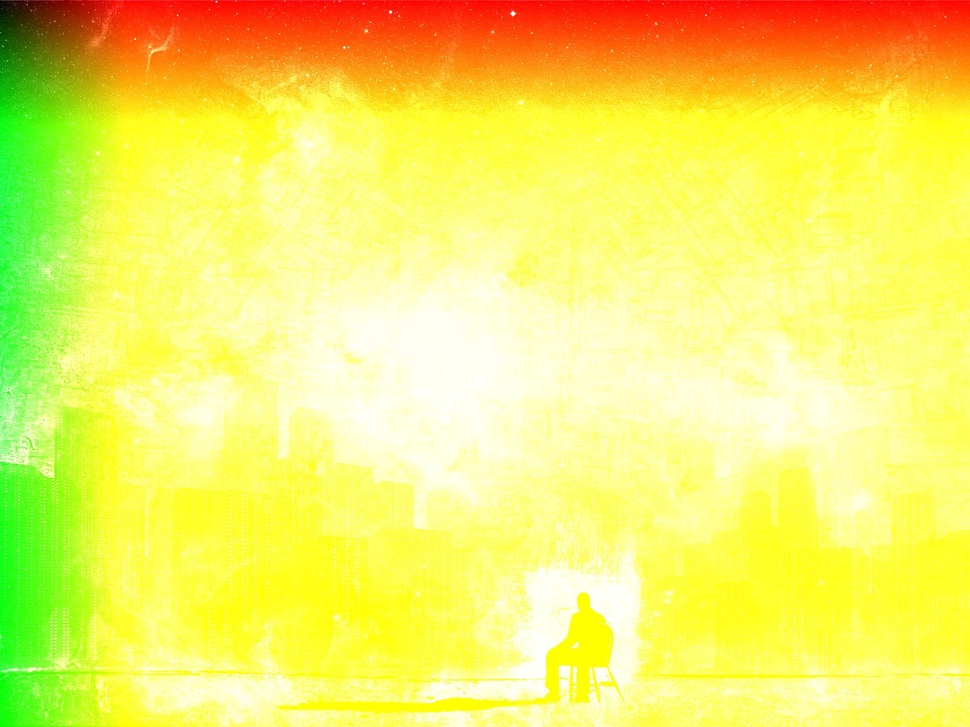
#> input picture OpenCl/CPU_gradient.jpg, 970 x 727 px, shrunk from 1920 x 1440 before the run
$ python grayscale_CPU.py CPU_gradient.jpg out.png   (Python 2 division)
#> lines starting #> are read from the running program, lines starting #| are printed output that depends on the picture
import sys
import Image
from time import time
#CPU Time: 0.221253871918 s,test.jpg 1920x1440
def main():
	if len(sys.argv) != 3:
		print "USAGE: " + sys.argv[0] + " <inputImageFile> <outputImageFile>"
		return 1

	# load image and convert to grayscale L = R * 299/1000 + G * 587/1000 + B * 114/1000
	gpu_start_time = time()
	im = Image.open(sys.argv[1]).convert('LA')
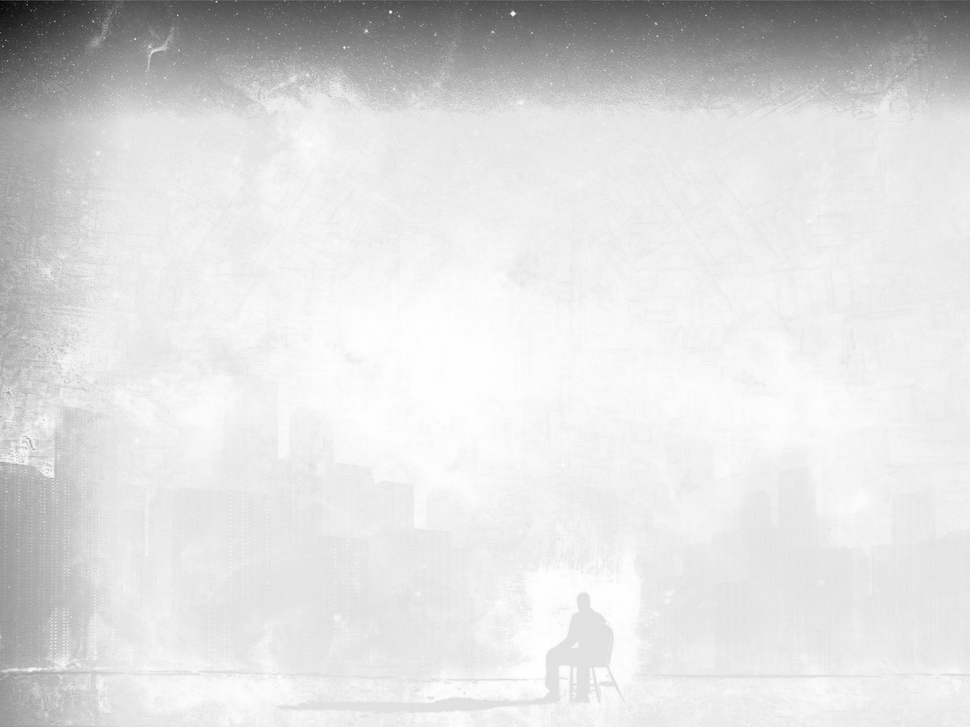
#> im: PIL image 970x727 LA; mean R, G, B, A 220.9, 220.9, 220.9, 255
	if im.mode != "RGBA":
		im = im.convert("RGBA")

	im.save(sys.argv[2])
	gpu_end_time = time()
	print("CPU Time: {0} s".format(gpu_end_time - gpu_start_time))
main()
